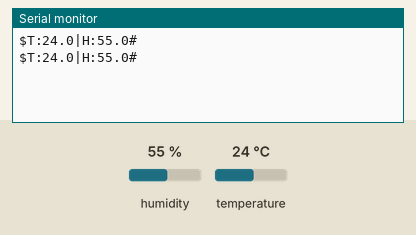
Simulated run of this sketch. Board: Arduino Uno, built with avr-gcc and run on an emulated ATmega328P. Parts: the last lines printed to the serial monitor. The inputs (shaded band) are chosen by the test bench; at power-on: humidity 55 %, temperature 24 °C.

Above: at 4.8 s.
4.9 s: humidity set to 22 %
At 6.5 s:
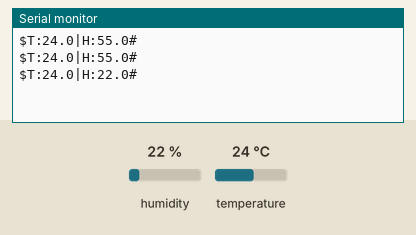
7.9 s: temperature set to 12 °C
At 8.9 s:
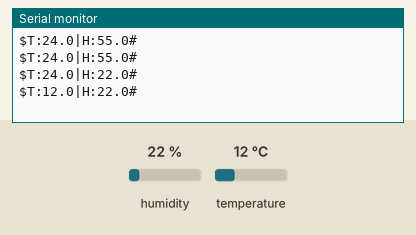
10.9 s: humidity set to 40 %
At 12.5 s:
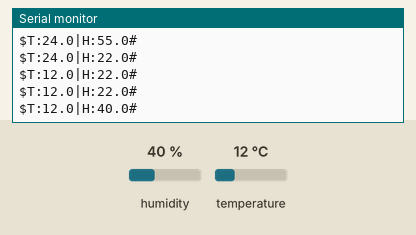
Timing chart, 0 to 14.0 s (numbered marks = the images above; inputs shaded):
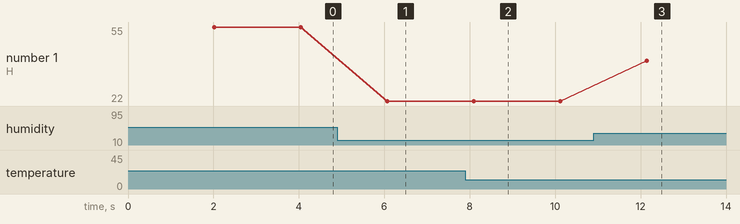

Measured:
- after the input at 4.9 s, the serial monitor: prints a new line after 1.2 s (image 1)
- after the input at 7.9 s, the serial monitor: prints a new line after 0.20 s (image 2)
- after the input at 10.9 s, the serial monitor: prints a new line after 1.2 s (image 3)
- plotted number 1: 55 → 22 after the input at 4.9 s, 22 → 40 after the input at 10.9 s

The sketch:

sketch_jul22a.ino
```cpp
#include <DHT.h>

#define DHTPIN 2        // Cắm chân OUT/DATA của DHT vào chân D2
#define DHTTYPE DHT11   // Đổi thành DHT22 nếu bạn dùng DHT22

DHT dht(DHTPIN, DHTTYPE);

void setup() {
  Serial.begin(9600);
  dht.begin();
}

void loop() {
  // Cảm biến DHT11 cần nghỉ 2 giây giữa mỗi lần đọc
  delay(2000);

  float h = dht.readHumidity();
  float t = dht.readTemperature();

  // Nếu không đọc được từ cảm biến thì thông báo qua Serial để debug
  if (isnan(h) || isnan(t)) {
    Serial.println("Loi: Khong doc duoc tu cam bien DHT!");
    return;
  }

  // Gửi đúng định dạng cho App WPF nhận diện
  Serial.print("$T:");
  Serial.print(t, 1);
  Serial.print("|H:");
  Serial.print(h, 1);
  Serial.println("#");
}
```
